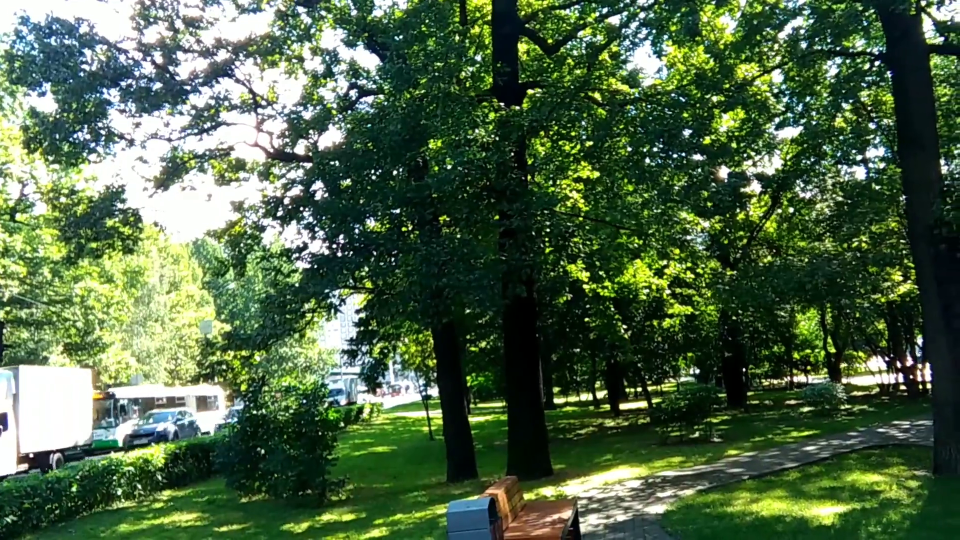
#> input picture frame 17 of video1.mp4, 1920 x 1080 px (shown at 1/2 size)
$ python '13. Perform_Perspective_Transformation_Video.py'
#> lines starting #> are read from the running program, lines starting #| are printed output that depends on the picture
import cv2
import numpy as np

# Step 1: Open video file or webcam (0 = default webcam)
cap = cv2.VideoCapture('video1.mp4')  # or use 0 for live camera

# Step 2: Check if video is opened
if not cap.isOpened():
    print("❌ Error: Cannot open video.")
    exit()

# Step 3: Define source and destination points for transformation
# These should be inside the frame resolution (adjust as needed)
src_points = np.float32([[100, 100], [500, 100], [100, 400], [500, 400]])
dst_points = np.float32([[0, 0], [400, 0], [0, 300], [400, 300]])

# Step 4: Get the perspective transform matrix
M = cv2.getPerspectiveTransform(src_points, dst_points)

# Step 5: Read and transform each frame
while True:
    ret, frame = cap.read()
#> frame is the input picture: shape (1080, 1920, 3); mean B, G, R 69.7, 100.9, 77.8
    if not ret:
        break

    # Apply perspective transformation
    warped_frame = cv2.warpPerspective(frame, M, (400, 300))
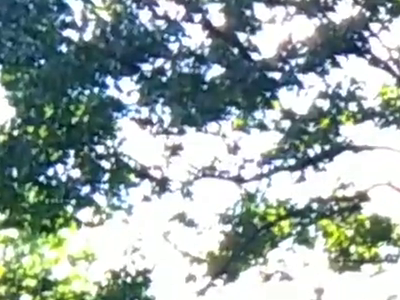
#> warped_frame: shape (300, 400, 3); mean B, G, R 162.9, 165.1, 150.8

    # Display the original and transformed frames
    cv2.imshow("Original Frame", frame)
    cv2.imshow("Perspective Transformed Frame", warped_frame)

    if cv2.waitKey(1) & 0xFF == ord('q'):
#> (key q is pressed here)
        break

# Step 6: Release and close
cap.release()
cv2.destroyAllWindows()

$ run again, starting later in the video
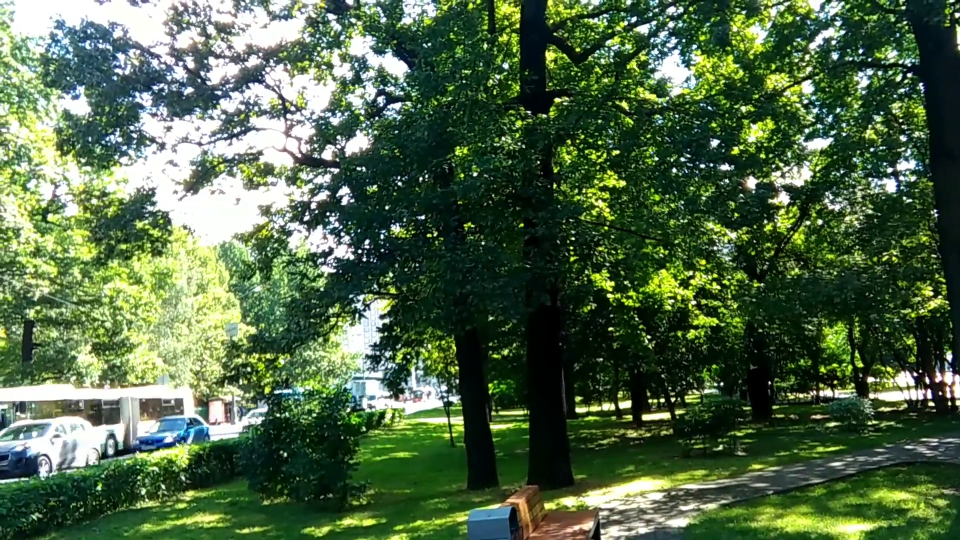
#> input picture frame 76 of video1.mp4, 1920 x 1080 px (shown at 1/2 size)
#> frame is the input picture: shape (1080, 1920, 3); mean B, G, R 71, 103.4, 80.1
#> `warped_frame = cv2.warpPerspective(frame, M, (400, 300))`:
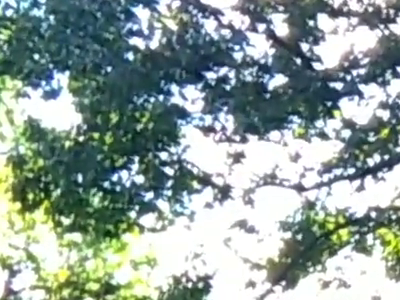
#> warped_frame: shape (300, 400, 3); mean B, G, R 154.8, 160, 144.3

$ run again, starting later in the video
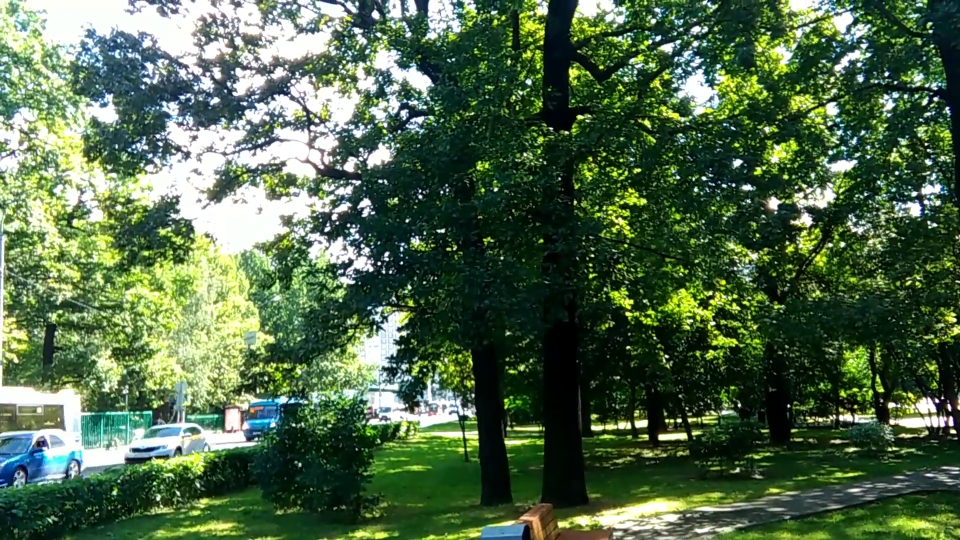
#> input picture frame 136 of video1.mp4, 1920 x 1080 px (shown at 1/2 size)
#> frame is the input picture: shape (1080, 1920, 3); mean B, G, R 73.7, 104.4, 80.2
#> `warped_frame = cv2.warpPerspective(frame, M, (400, 300))`:
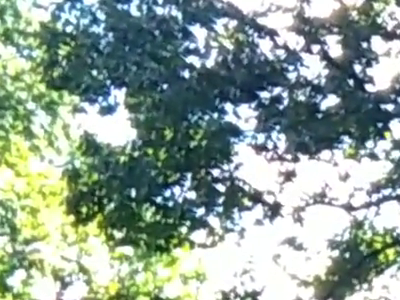
#> warped_frame: shape (300, 400, 3); mean B, G, R 151.2, 161.4, 144
